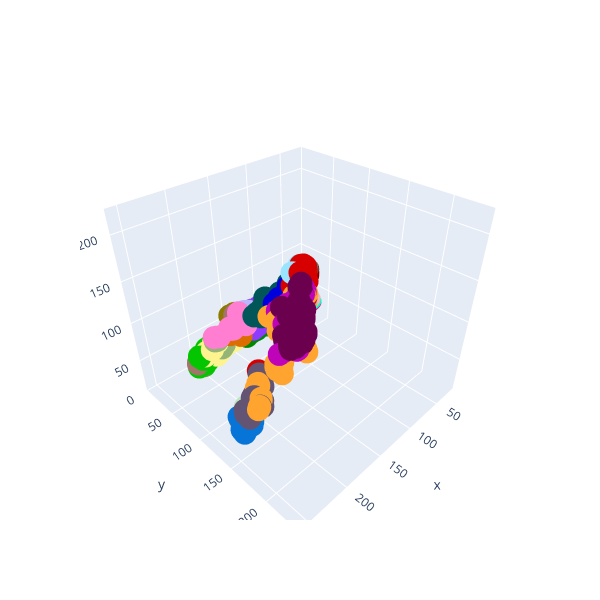

Write notebook code for a chart like this one.
### Code cell
assigns, centers = median_cut(points, 50)
print(centers.shape)
x, y, z = points.T
Figure().add_scatter3d(
    x=x, y=y, z=z, mode="markers", marker_color=scale_centers(len(centers))[assigns]
).update_layout(width=600, height=600, paper_bgcolor="rgba(0,0,0,0)")

### Figure 1 — Plotly figure (JSON) as saved in the notebook; plotly's stock layout.template omitted (floating-point values rounded to 4 significant figures; data arrays with more than 128 entries replaced by an {"elided": "..."} marker saying what was removed)
{"data": [{"marker": {"color": {"elided": "8900x3 int values"}}, "mode": "markers", "type": "scatter3d", "x": {"elided": "8900 int values"}, "y": {"elided": "8900 int values"}, "z": {"elided": "8900 int values"}}], "layout": {"height": 600, "paper_bgcolor": "rgba(0,0,0,0)", "width": 600}}
